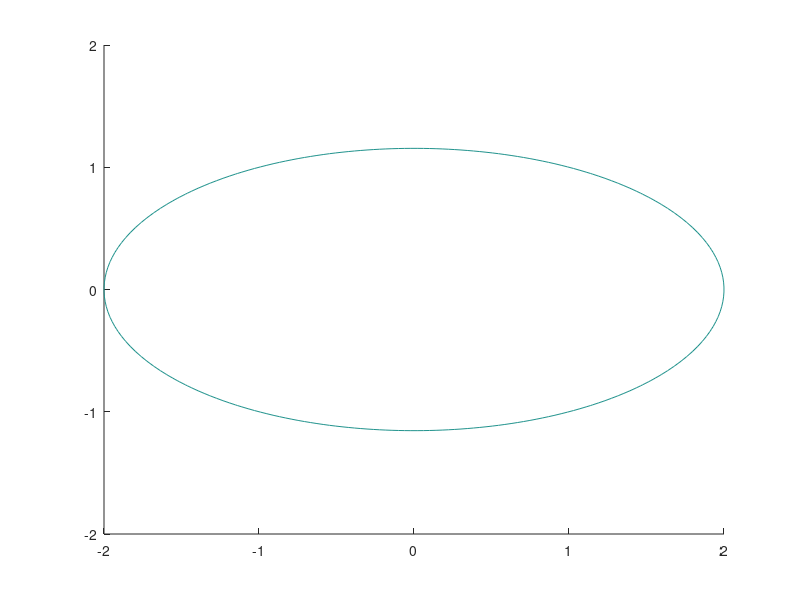

Reproduce this figure in MATLAB. (Note: this script raises an error after producing the figure.)
% Solve nonlinear equations which describe the intersections of level curves
% of two surfaces.

xlow =-2; xhigh= 2;
ylow =-2; yhigh= 2;
n=100;
[x,y] = meshgrid(linspace(xlow,xhigh,n),linspace(ylow,yhigh,n));


f = (x.^2 + 3*y.^2)/2 -2;
% surf(x,y,f,'edgecolor','none','facealpha', 0.5) 
hold on
[C,H] =  contour3(x,y,f,[0,0]);
set(H,'edgecolor','k','linewidth', 2);

g = x.*y +3/4;
% surf(x,y,g,'edgecolor','none','facealpha', 0.5) 
hold on
[C,H] =  contour3(x,y,g,[0,0]);
set(H,'edgecolor','r','linewidth', 2,'facealpha', 0.5);

axis equal, 
xlabel ('x')
ylabel ('y')
zlabel ('f(x, y), g(x, y)')
set(gca, 'xlim', [-5,5 ]/2 )
set(gca, 'ylim', [-5,5 ]/2 )
set(gcf,'renderer','opengl');

F=@(x,y) [((x.^2 + 3*y.^2)/2 -2); (x.*y +3/4)];
J=@(x,y) [x, 3*y; y, x];

w0= [-0.5;0.5];
w=w0-J(w0(1),w0(2))\F(w0(1),w0(2))
w0=w;

w=w0-J(w0(1),w0(2))\F(w0(1),w0(2))
w0=w;


w=w0-J(w0(1),w0(2))\F(w0(1),w0(2))
w0=w;

h=0.1;
Ja=@(x,y)[(F(x+h,y)-F(x,y))/h, (F(x,y+h)-F(x,y))/h]

w0= [-0.5;0.5];
w=w0-Ja(w0(1),w0(2))\F(w0(1),w0(2))
w0=w;

w=w0-Ja(w0(1),w0(2))\F(w0(1),w0(2))
w0=w;

w=w0-Ja(w0(1),w0(2))\F(w0(1),w0(2))
w0=w;
